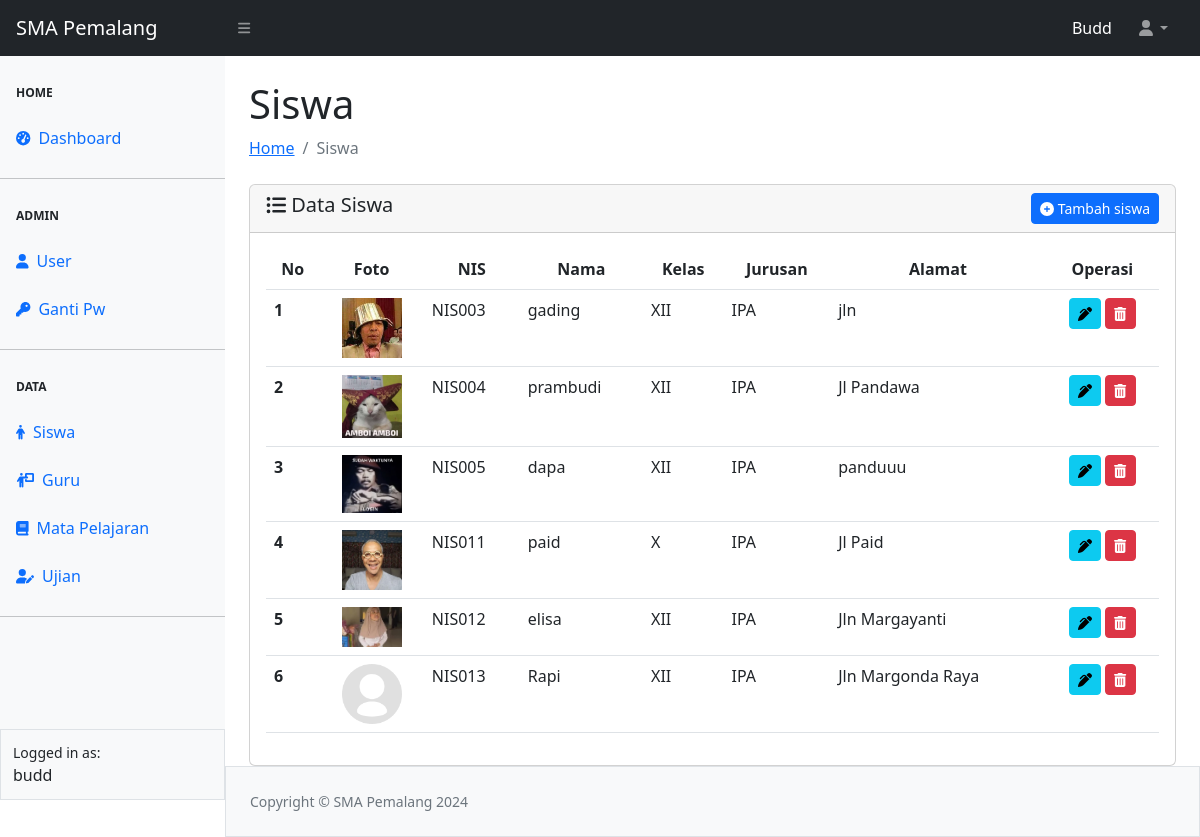
/siswa/siswa.php (signed in), run on the app's committed database.
### tables this page shows
CREATE TABLE `tbl_siswa` (
  `nis` char(6) NOT NULL,
  `nama` varchar(100) NOT NULL,
  `alamat` varchar(128) NOT NULL,
  `kelas` varchar(3) NOT NULL,
  `jurusan` varchar(50) NOT NULL,
  `foto` varchar(50) NOT NULL
);

### config.php (called while the page is built, shortened)
<?php
$main_url = "http://localhost/sekolah/";
?>

### siswa/siswa.php (the view, shortened to what this page needs)
<?php
require_once "../config.php";
require_once "../template/header.php";
require_once "../template/navbar.php";
require_once "../template/sidebar.php";
?>
<div id="layoutSidenav_content">
    <main>
        <div class="container-fluid px-4">
            <h1 class="mt-4">Siswa</h1>
            <ol class="breadcrumb mb-4">
                <li class="breadcrumb-item"> <a href="../index.php">Home</a></li>
                <li class="breadcrumb-item active">Siswa</li>
            </ol>
            <div class="card">
                <div class="card-header">
                    <span class="h5 my-2"><i class="fa-solid fa-list-ul"></i> Data Siswa</span>
                    <a href="<?= $main_url ?>siswa/add-siswa.php" class="btn btn-sm btn-primary float-end"><i class="fa-solid fa-circle-plus"></i> Tambah siswa</a>
                </div>
                <div class="card-body">
                    <table class="table table-hover" id="datatablesSimple">
                        <thead>
                            <tr>
                                <th scope="col"><center>No</center></th>
                                <th scope="col"><center>Foto</center></th>
                                <th scope="col"><center>NIS</center></th>
                                <th scope="col"><center>Nama</center></th>
                                <th scope="col"><center>Kelas</center></th>
                                <th scope="col"><center>Jurusan</center></th>
                                <th scope="col"><center>Alamat</center></th>
                                <th scope="col"><center>Operasi</center></th>
                            </tr>
                        </thead>
                        <tbody>
                            <?php
                            $no = 1;
                            $querySiswa = mysqli_query($koneksi, "SELECT * FROM tbl_siswa");
                            while ($data = mysqli_fetch_array($querySiswa)) { ?>
                            <tr>
                                <th scope="row"><?= $no++ ?></th>
                                <td align="center"><img src="../asset/image/<?= $data['foto']?> " class="rounder-circle" alt="foto siswa" width="60px"></td>
                                <td><?= $data['nis']?></td>
                                <td><?= $data['nama']?></td>
                                <td><?= $data['kelas']?></td>
                                <td><?= $data['jurusan']?></td>
                                <td><?= $data['alamat']?></td>
                                <td align="center">
                                    <a href="edit-siswa.php?nis=<?= $data['nis']?>" class="btn btn-sm btn-info"><i class="fa-solid fa-pen-clip" title="Update siswa"></i>
                                    </a>
                                    <a href="hapus-siswa.php?nis=<?= $data['nis'] ?>&foto"<?= $data['foto'] ?> class="btn btn-sm btn-danger"
                                    title="Hapus siswa" onclick="return confirm('Anda yakin ingin mengahapus data ini?')">
                                    <i class="fa-solid fa-trash-can"></i>
                                    </a>
                                </td>
                            </tr>
                            <?php } ?>
                        </tbody>
                    </table>
                </div>
            </div>
        </div>
    </main>
<?php
require_once "../template/footer.php"
?>

### data on the page
tbl_siswa: foto (picture), nis "NIS003", nama "gading", kelas "XII", jurusan "IPA", alamat "jln"
tbl_siswa: foto (picture), nis "NIS004", nama "prambudi", kelas "XII", jurusan "IPA", alamat "Jl Pandawa"
tbl_siswa: foto (picture), nis "NIS005", nama "dapa", kelas "XII", jurusan "IPA", alamat "panduuu"
tbl_siswa: foto (picture), nis "NIS011", nama "paid", kelas "X", jurusan "IPA", alamat "Jl Paid"
tbl_siswa: foto (picture), nis "NIS012", nama "elisa", kelas "XII", jurusan "IPA", alamat "Jln Margayanti"
tbl_siswa: foto (placeholder picture), nis "NIS013", nama "Rapi", kelas "XII", jurusan "IPA", alamat "Jln Margonda Raya"

### other printed values
$_SESSION ["ssUser"] "Budd"
$_SESSION["ssUser"] "budd"
